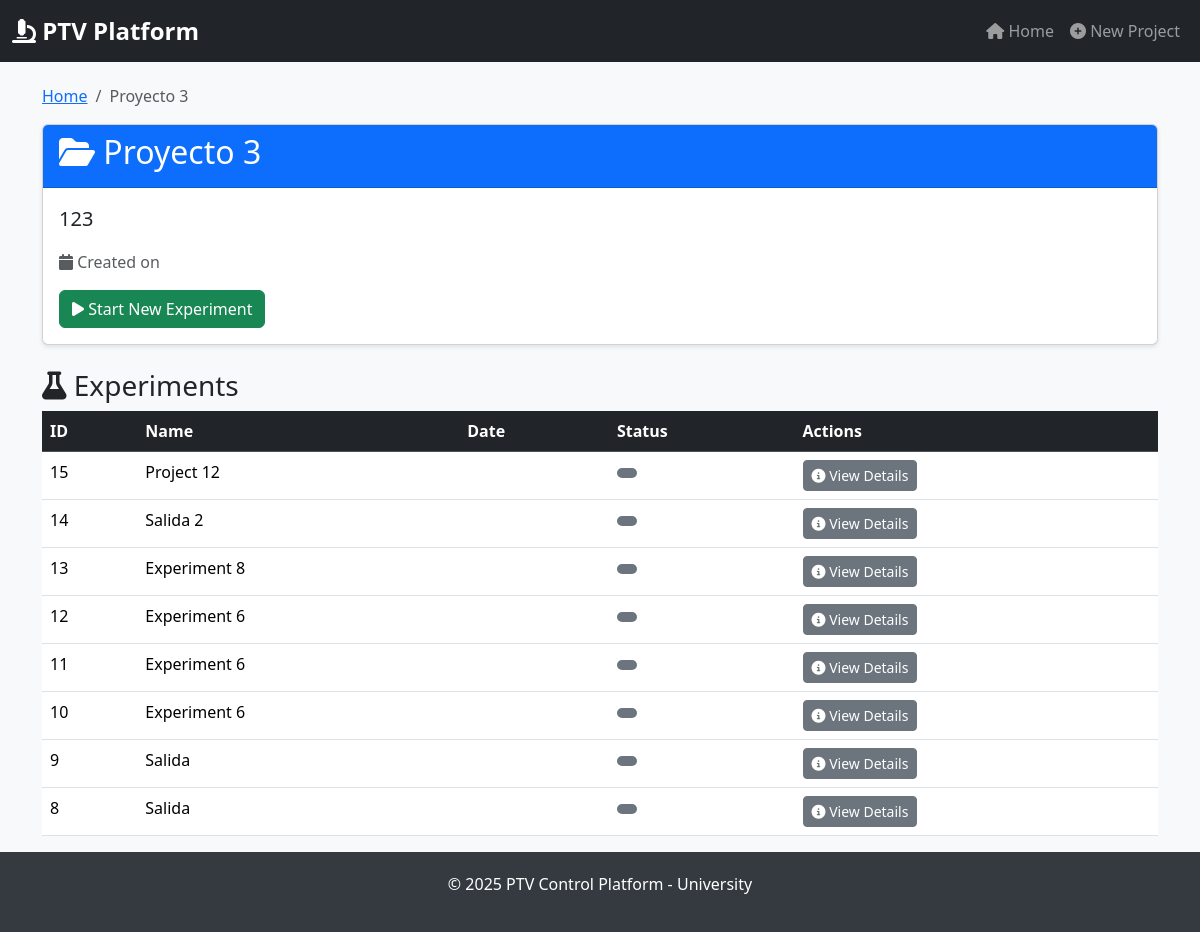
/project/4/, run on the app's committed database.
### core/models.py (models this page shows, shortened)
class Project(models.Model):
    name = models.CharField(
        max_length=200,
        unique=True,
        help_text="Project's unique name"
    )
    description = models.TextField(
        blank=True,
        help_text="Brief description of the project"
    )
    creation_date = models.DateTimeField(
        auto_now_add=True,
        help_text="Automatic creation timestamp"
    )
    class Meta:
        verbose_name = "Project"
        verbose_name_plural = "Projects"
        ordering = ['-creation_date']

class Experiment(models.Model):
    STATES = [
        ('PENDING', 'Pending'),
        ('PROCESSING', 'Processing'),
        ('COMPLETED', 'Completed'),
        ('ERROR', 'Error'),
        ('CANCELLED', 'Cancelled'),
    ]
    project = models.ForeignKey(
        Project,
        on_delete=models.CASCADE,
        related_name='experiments',
        help_text="Project to which this experiment belongs"
    )
    name = models.CharField(
        max_length=200,
        help_text="Descriptive name of the experiment"
    )
    creation_date = models.DateTimeField(
        auto_now_add=True,
        help_text="Automatic creation timestamp"
    )
    processing_start_time = models.DateTimeField(
        null=True,
        blank=True,
        help_text="Timestamp when processing started"
    )
    processing_end_time = models.DateTimeField(
        null=True,
        blank=True,
        help_text="Timestamp when processing ended"
    )
    calibration_file = models.CharField(
        max_length=500,
        help_text="Path to the .cal calibration file"
    )
    images_path = models.CharField(
        max_length=500,
        help_text="Path where the images are stored (RAM or SSD)"
    )
    used_parameters = models.TextField(
        default="{}",
        help_text="JSON string copy of all parameters used (for reproducibility)"
    )
    state = models.CharField(
        max_length=20,
        choices=STATES,
        default='PENDING',
        help_text="Current state of the experiment"
    )
    celery_task_id = models.CharField(
        max_length=255,
        blank=True,
        help_text="Celery task ID for monitoring"
    )
    error_message = models.TextField(
        blank=True,
        help_text="Error message if processing failed"
    )
    notes = models.TextField(
        blank=True,
        help_text="Researcher notes and observations"
    )
    class Meta:
        verbose_name = "Experiment"
        verbose_name_plural = "Experiments"
        ordering = ['-creation_date']

### core/views.py (the view)
# urls.py: path('project/<int:project_id>/', views.project_detail_view, name='project_detail_view'),
def project_detail_view(request, project_id):
    project = get_object_or_404(Project, id=project_id)
    experiments = project.experiments.all()
    return render(request, 'core/project_detail.html', {
        'project': project,
        'experiments': experiments
    })

### core/templates/core/project_detail.html (shortened to what this page needs)
{% extends 'core/base.html' %}
{% block content %}
<div class="row mt-4">
    <div class="col-12">
        <nav aria-label="breadcrumb">
            <ol class="breadcrumb">
                <li class="breadcrumb-item"><a href="{% url 'index' %}">Home</a></li>
                <li class="breadcrumb-item active">{{ project.name }}</li>
            </ol>
        </nav>
    </div>
</div>
<div class="row">
    <div class="col-12">
        <div class="card mb-4">
            <div class="card-header bg-primary text-white">
                <h2><i class="fas fa-folder-open"></i> {{ project.name }}</h2>
            </div>
            <div class="card-body">
                <p class="lead">{{ project.description }}</p>
                <p class="text-muted">
                    <i class="fas fa-calendar"></i> Created on {{ project.created_at|date:"d/m/Y H:i" }}
                </p>
                <a href="{% url 'start_experiment' project.id %}" class="btn btn-success">
                    <i class="fas fa-play"></i> Start New Experiment
                </a>
            </div>
        </div>
    </div>
</div>
<div class="row">
    <div class="col-12">
        <h3><i class="fas fa-flask"></i> Experiments</h3>
        {% if experiments %}
            <div class="table-responsive">
                <table class="table table-hover">
                    <thead class="table-dark">
                        <tr>
                            <th>ID</th>
                            <th>Name</th>
                            <th>Date</th>
                            <th>Status</th>
                            <th>Actions</th>
                        </tr>
                    </thead>
                    <tbody>
                        {% for exp in experiments %}
                        <tr>
                            <td>{{ exp.id }}</td>
                            <td>{{ exp.name }}</td>
                            <td>{{ exp.created_at|date:"d/m/Y H:i" }}</td>
                            <td>
                                {% if exp.status == 'COMPLETED' %}
                                    <span class="badge bg-success badge-status">
                                        <i class="fas fa-check-circle"></i> {{ exp.get_status_display }}
                                    </span>
                                {% elif exp.status == 'PROCESSING' %}
                                    <span class="badge bg-warning badge-status">
                                        <i class="fas fa-spinner fa-spin"></i> {{ exp.get_status_display }}
                                    </span>
                                {% elif exp.status == 'ERROR' %}
                                    <span class="badge bg-danger badge-status">
                                        <i class="fas fa-exclamation-circle"></i> {{ exp.get_status_display }}
                                    </span>
                                {% else %}
                                    <span class="badge bg-secondary badge-status">
                                    </span>
                                {% endif %}
                            </td>
                            <td>
                                {% if exp.status == 'COMPLETED' %}
                                    <a href="{% url 'experiment_result' exp.id %}" class="btn btn-sm btn-primary">
                                        <i class="fas fa-chart-line"></i> View Results
                                    </a>
                                {% elif exp.status == 'PROCESSING' or exp.status == 'PENDING' %}
                                    <a href="{% url 'experiment_monitoring' exp.id %}" class="btn btn-sm btn-info">
                                        <i class="fas fa-eye"></i> Monitor
                                    </a>
                                {% else %}
                                    <a href="{% url 'experiment_monitoring' exp.id %}" class="btn btn-sm btn-secondary">
                                        <i class="fas fa-info-circle"></i> View Details
                                    </a>
                                {% endif %}
                            </td>
                        </tr>
                        {% endfor %}
                    </tbody>
                </table>
            </div>
        {% else %}
            <div class="alert alert-info">
                <i class="fas fa-info-circle"></i>
                There are no experiments in this project yet.
                <a href="{% url 'start_experiment' project.id %}" class="alert-link">Start the first one</a>
            </div>
        {% endif %}
    </div>
</div>
{% endblock %}

### core/templates/core/base.html (style rules this page uses)
html, body { height: 100%; margin: 0; }
body { display: flex; flex-direction: column; padding-top: 60px; background-color: #f8f9fa; }
.card { box-shadow: 0 2px 4px rgba(0,0,0,0.1); margin-bottom: 20px; }
.badge-status { font-size: 0.9rem; padding: 5px 10px; }

### data on the page
Project: name "Proyecto 3", description "123"
Experiment: id "15", name "Project 12"
Experiment: id "14", name "Salida 2"
Experiment: id "13", name "Experiment 8"
Experiment: id "12", name "Experiment 6"
Experiment: id "11", name "Experiment 6"
Experiment: id "10", name "Experiment 6"
Experiment: id "9", name "Salida"
Experiment: id "8", name "Salida"
